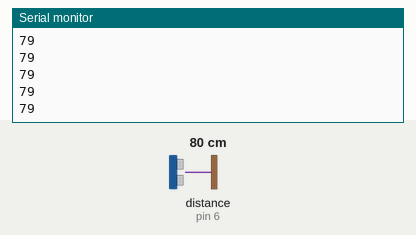
Bench run of a sketch on a simulated Arduino Uno, built with avr-gcc and run on an emulated ATmega328P. Shown: the last lines printed to the serial monitor. Wiring (inferred from the names in the program): ultrasonic range finder: trigger pin 7; echo pin 6. Inputs (shaded band) come from the test bench; at power-on: distance to the obstacle (sensor on pin 6) 80 cm. The echo pulse lasts 58.3 µs per cm.

Above: at 1.2 s.
1.3 s: distance to the obstacle (sensor on pin 6) set to 2 cm
At 1.39 s:
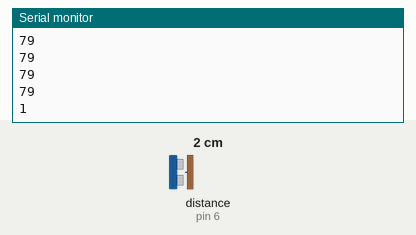
2.8 s: distance to the obstacle (sensor on pin 6) set to 4 cm
At 2.81 s:
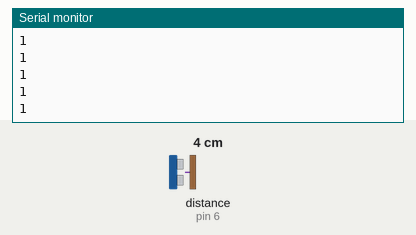
Timing chart, 0 to 5.8 s (numbered marks = the images above; inputs shaded):
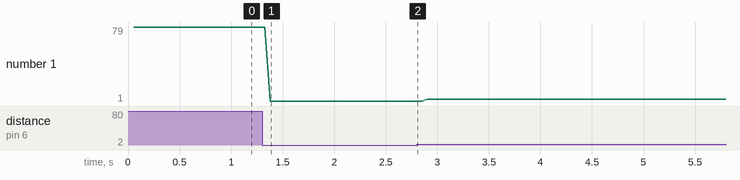

The sketch:

distance.ino
```cpp
//pins are defined
#define echoPin 6
#define trigPin 7
void setup() {

  Serial.begin(9600); //serial is starting
  pinMode(trigPin, OUTPUT);
  pinMode(echoPin, INPUT);
}

void loop() {

  long duration, distance; // some calculations is made
  digitalWrite(trigPin,LOW);
  delayMicroseconds(2);
  digitalWrite(trigPin, HIGH);
  delayMicroseconds(10);
  digitalWrite(trigPin, LOW);

  duration = pulseIn(echoPin, HIGH);
  distance = duration / 58.2; // 1/58.2 is speed of sound
  delay(50);
  Serial.println(distance); //calculated distance is printed on serial
}
```

Measured:
- after the input at 1.3 s, the serial monitor: prints a new line after 0.08 s (image 1)
- plotted number 1: 79 → 1 after the input at 1.3 s, 1 → 3 after the input at 2.8 s
